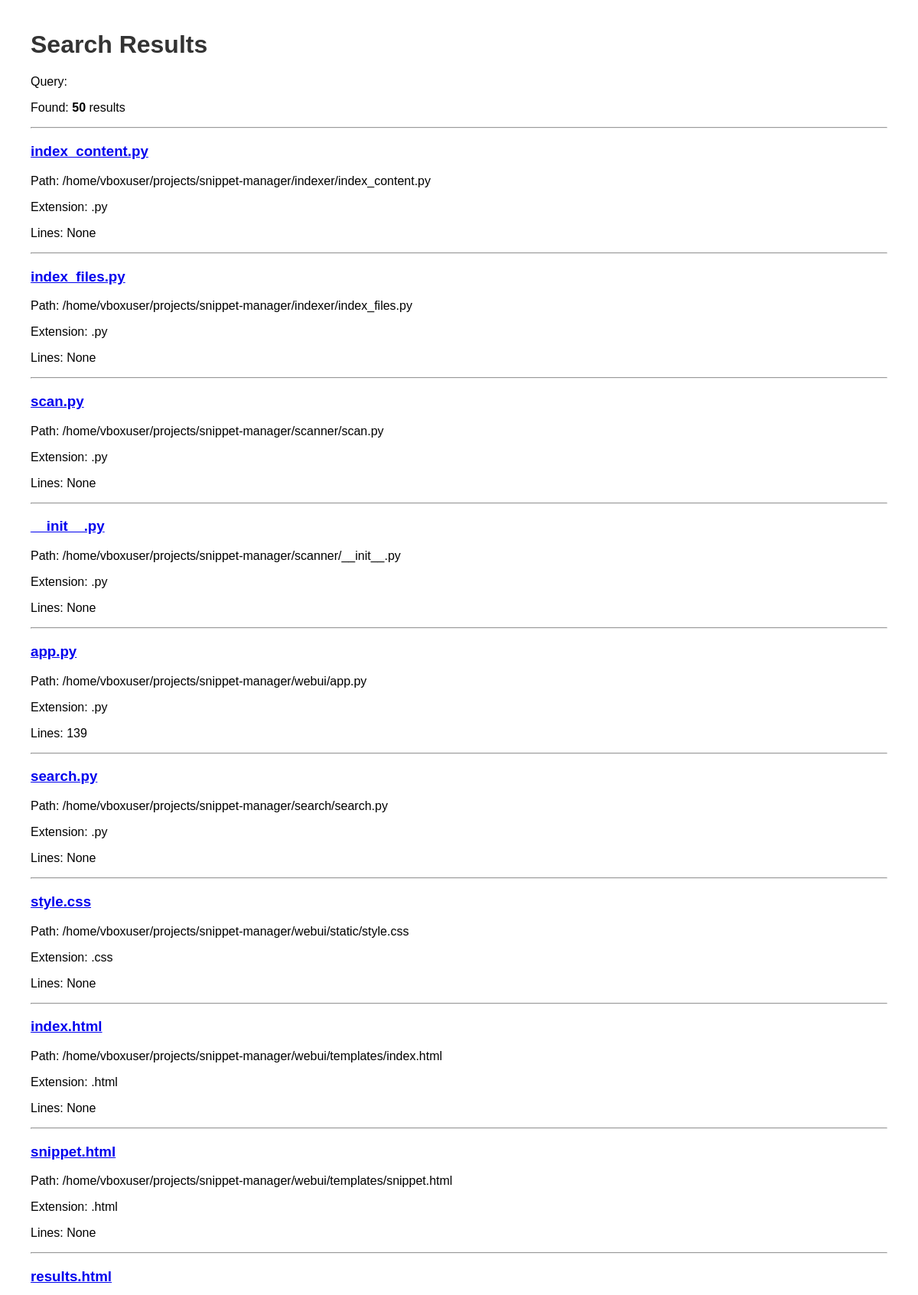
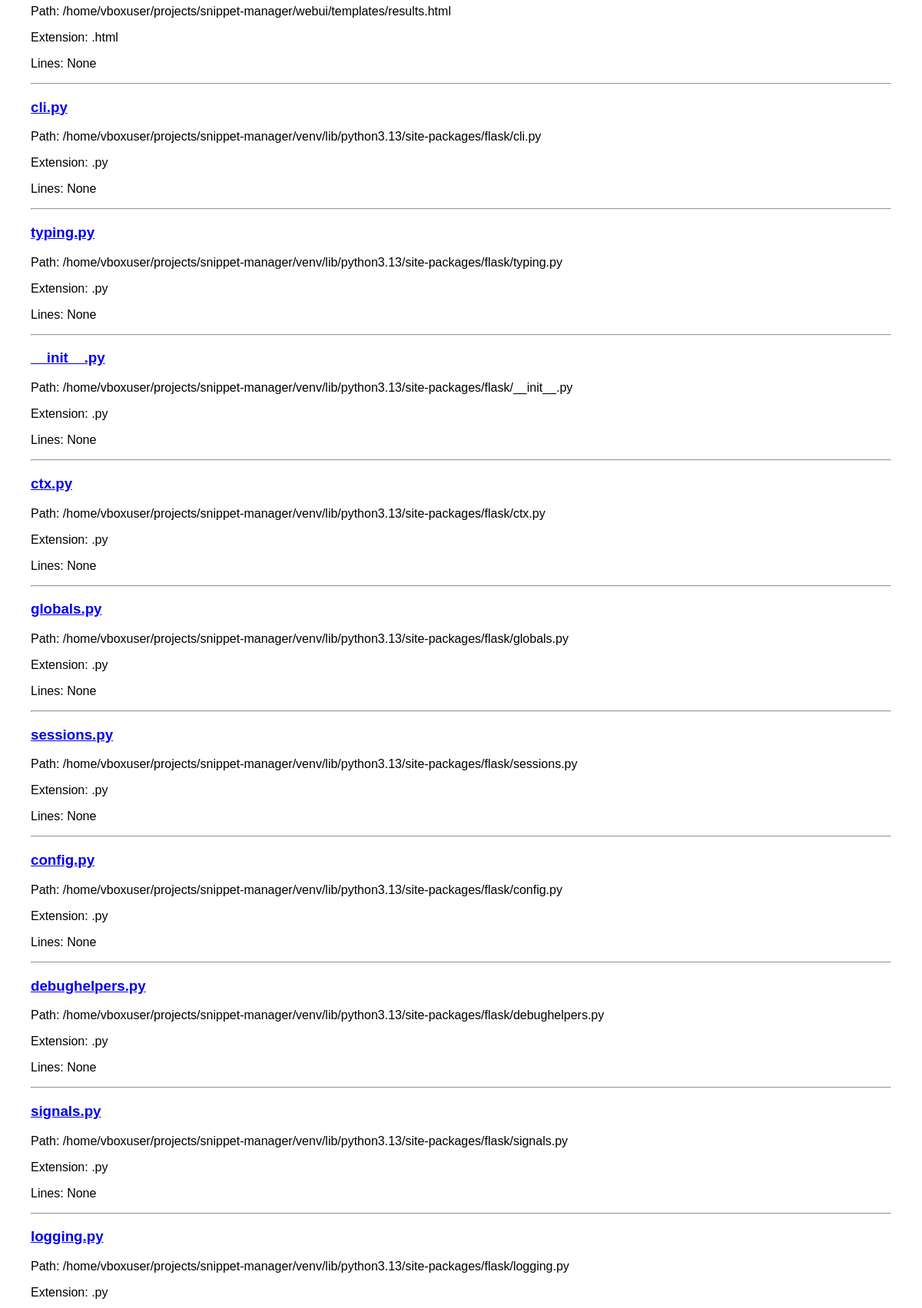
Screenshot of /search (upper part) with the database file from the repository (2 pictures, top to bottom).
### tables this page shows
CREATE TABLE files (

    id INTEGER PRIMARY KEY AUTOINCREMENT,

    filename TEXT NOT NULL,

    path TEXT UNIQUE NOT NULL,

    extension TEXT,

    size INTEGER,

    content TEXT,

    line_count INTEGER,

    last_modified REAL,

    indexed_at DATETIME DEFAULT CURRENT_TIMESTAMP
);

### webui/app.py (the view)
@app.route("/search")
def search():
    query = request.args.get(
        "q",
        ""
    )
    results = search_database(
        query
    )
    return render_template(
        "results.html",
        query=query,
        results=results
    )

### webui/app.py (called while the page is built)
def search_database(query):
    connection = sqlite3.connect(
        DATABASE_FILE
    )
    cursor = connection.cursor()
    search_term = f"%{query}%"
    cursor.execute(
        """
        SELECT
            id,
            filename,
            path,
            extension,
            line_count

        FROM files

        WHERE

            filename LIKE ?
            OR path LIKE ?
            OR content LIKE ?

        LIMIT 50
        """,
        (
            search_term,
            search_term,
            search_term
        )
    )
    results = cursor.fetchall()
    connection.close()
    return results

### webui/templates/results.html (shortened to what this page needs)
<!DOCTYPE html>
<html>
<head>
    <link rel="stylesheet" href="{{ url_for('static', filename='style.css') }}">
</head>
<body>
    <h1>
        Search Results
    </h1>
    <p>
        Query:
    </p>
    <p>
        Found:
        <b>{{ results|length }}</b>
        results
    </p>
    <hr>
    {% for result in results %}
    <div>
        <h3>
            <a href="/snippet/{{ result[0] }}">
                {{ result[1] }}
            </a>
        </h3>
        <p>
            Path:
            {{ result[2] }}
        </p>
        <p>
            Extension:
            {{ result[3] }}
        </p>
        <p>
            Lines:
            {{ result[4] }}
        </p>
        <hr>
    </div>
    {% endfor %}
</body>
</html>

### webui/static/style.css (style rules this page uses)
body { font-family: Arial; margin: 40px; }
h1 { color: #333; }

### rows the page displays
files: filename "index_content.py", path "/home/vboxuser/projects/snippet-manager/indexer/index_content.py", extension ".py", result "None"
files: filename "index_files.py", path "/home/vboxuser/projects/snippet-manager/indexer/index_files.py", extension ".py", result "None"
files: filename "scan.py", path "/home/vboxuser/projects/snippet-manager/scanner/scan.py", extension ".py", result "None"
files: filename "__init__.py", path "/home/vboxuser/projects/snippet-manager/scanner/__init__.py", extension ".py", result "None"
files: filename "app.py", path "/home/vboxuser/projects/snippet-manager/webui/app.py", extension ".py", line_count "139"
files: filename "search.py", path "/home/vboxuser/projects/snippet-manager/search/search.py", extension ".py", result "None"
files: filename "style.css", path "/home/vboxuser/projects/snippet-manager/webui/static/style.css", extension ".css", result "None"
files: filename "index.html", path "/home/vboxuser/projects/snippet-manager/webui/templates/index.html", extension ".html", result "None"
files: filename "snippet.html", path "/home/vboxuser/projects/snippet-manager/webui/templates/snippet.html", extension ".html", result "None"
files: filename "results.html", path "/home/vboxuser/projects/snippet-manager/webui/templates/results.html", extension ".html", result "None"
files: filename "cli.py", path "/home/vboxuser/projects/snippet-manager/venv/lib/python3.13/site-packages/flask/cli.py", extension ".py", result "None"
files: filename "typing.py", path "/home/vboxuser/projects/snippet-manager/venv/lib/python3.13/site-packages/flask/typing.py", extension ".py", result "None"
files: filename "__init__.py", path "/home/vboxuser/projects/snippet-manager/venv/lib/python3.13/site-packages/flask/__init__.py", extension ".py", result "None"
files: filename "ctx.py", path "/home/vboxuser/projects/snippet-manager/venv/lib/python3.13/site-packages/flask/ctx.py", extension ".py", result "None"
files: filename "globals.py", path "/home/vboxuser/projects/snippet-manager/venv/lib/python3.13/site-packages/flask/globals.py", extension ".py", result "None"
files: filename "sessions.py", path "/home/vboxuser/projects/snippet-manager/venv/lib/python3.13/site-packages/flask/sessions.py", extension ".py", result "None"
files: filename "config.py", path "/home/vboxuser/projects/snippet-manager/venv/lib/python3.13/site-packages/flask/config.py", extension ".py", result "None"
files: filename "debughelpers.py", path "/home/vboxuser/projects/snippet-manager/venv/lib/python3.13/site-packages/flask/debughelpers.py", extension ".py", result "None"
files: filename "signals.py", path "/home/vboxuser/projects/snippet-manager/venv/lib/python3.13/site-packages/flask/signals.py", extension ".py", result "None"
files: filename "logging.py", path "/home/vboxuser/projects/snippet-manager/venv/lib/python3.13/site-packages/flask/logging.py", extension ".py"

### other values shown
{{ results|length }} "50"
